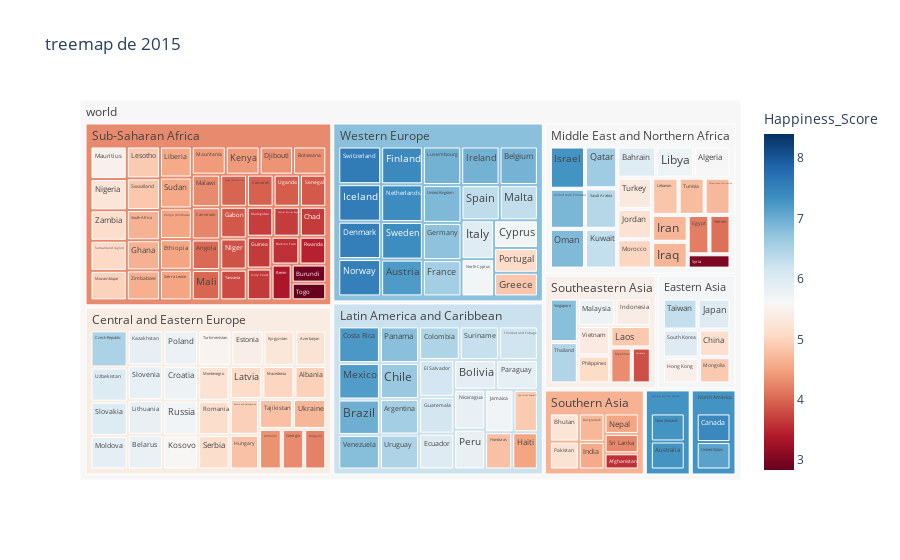
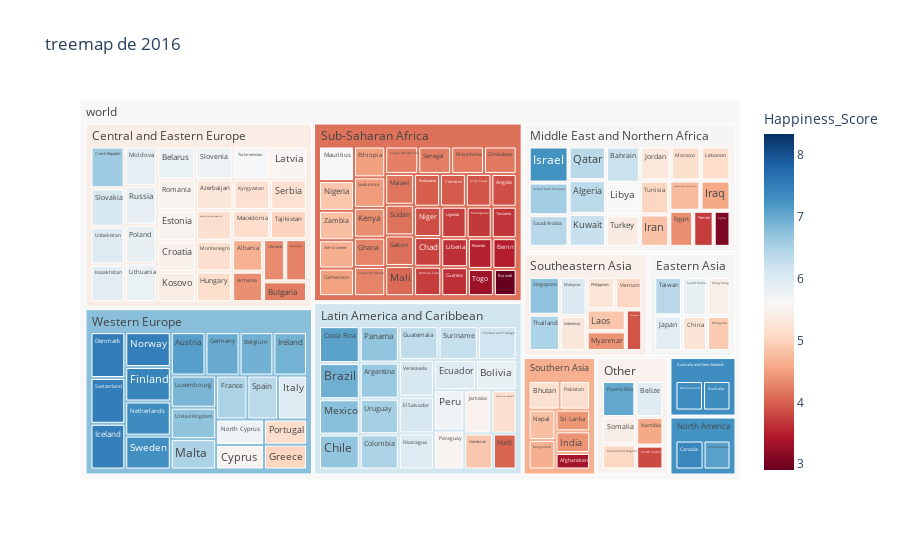
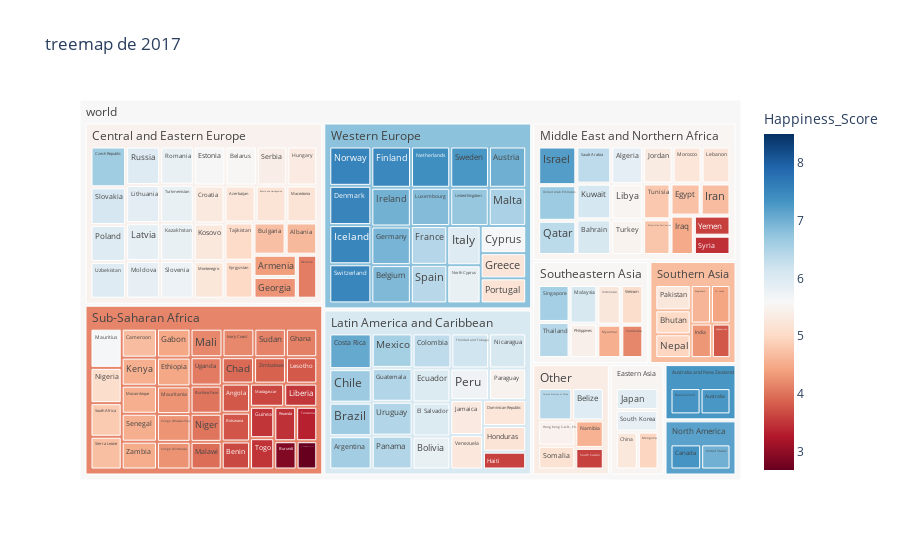
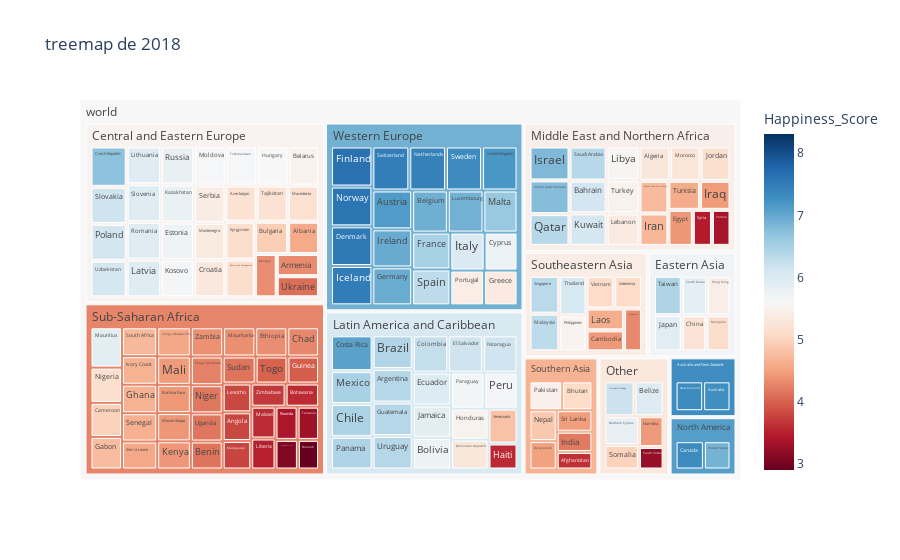

Here is the notebook cell these charts were saved with, in order:
### Markdown cell above
Tout comme les cartes, les Treemap permettent de visualiser le score de bonheur de chaque pays, regions, continent.

Les différents tableaux où sont stockés les données non pas la même liste de pays et certains non pas la région de renseigné, donc nous prenons la liste de 2015 car c'est celle qui contient le plus de pays et les régions sont bien renseignées.
Pour les pays qui ne correspondent pas, ils auront 'Other' comme région.

### Code cell
def treemap(annee,titre): # Recuperer les regions selon 2015
    liste_region=[]
    compter=df2015['Country'].value_counts() # Création d'une liste contenant le nombre d'itération de chaque pays donc 1
    for i in range(len(annee)):
        try:
            # si la valeur d'un pays est égal à 0 donc elle n'est pas dans df2015['Country'] se qui entraine une erreur
            # car les listes n'auront pas les même dimensions 
            if compter[annee.loc[i,'Country']] > 0: 
                for j in range(len(df2015)):
                    if annee.loc[i,'Country']==df2015.loc[j,'Country']:
                        liste_region.append(df2015.loc[j,'Region']) 
        except: 
            liste_region.append('Other')
    

    df= pandas.DataFrame(
        dict(Region=liste_region,Country=annee['Country'],Happiness_Rank=annee['Happiness Rank'],Happiness_Score=annee['Happiness Score']))
    df["world"] = "world" # in order to have a single root node
    fig = px.treemap(df,title=titre ,path=['world','Region', 'Country'], values='Happiness_Score',
                      color=df['Happiness_Score'], hover_data=['Happiness_Rank'],
                      color_continuous_scale='RdBu',
                      color_continuous_midpoint=np.average(df['Happiness_Score'], weights=df['Happiness_Score']))
    
    fig.show()
    
treemap(df2015,'treemap de 2015')
treemap(df2016,'treemap de 2016')
treemap(df2017,'treemap de 2017')
treemap(df2018,'treemap de 2018')
treemap(df2019,'treemap de 2019')

### Figure 1 — Plotly figure (JSON) as saved in the notebook; plotly's stock layout.template omitted (floating-point values rounded to 4 significant figures; data arrays with more than 128 entries replaced by an {"elided": "..."} marker saying what was removed)
{"data": [{"branchvalues": "total", "customdata": {"elided": "169x2 mixed values"}, "domain": {"x": [0, 1], "y": [0, 1]}, "hovertemplate": "labels=%{label}<br>Happiness_Score_sum=%{value}<br>parent=%{parent}<br>id=%{id}<br>Happiness_Rank=%{customdata[0]}<br>Happiness_Score=%{color}<extra></extra>", "ids": {"elided": "169 str values"}, "labels": {"elided": "169 str values"}, "marker": {"coloraxis": "coloraxis", "colors": {"elided": "169 float values"}}, "name": "", "parents": {"elided": "169 str values"}, "type": "treemap", "values": {"elided": "169 float values"}}], "layout": {"coloraxis": {"cmid": 5.618, "colorbar": {"title": {"text": "Happiness_Score"}}, "colorscale": [[0, "rgb(103,0,31)"], [0.1, "rgb(178,24,43)"], [0.2, "rgb(214,96,77)"], [0.3, "rgb(244,165,130)"], [0.4, "rgb(253,219,199)"], [0.5, "rgb(247,247,247)"], [0.6, "rgb(209,229,240)"], [0.7, "rgb(146,197,222)"], [0.8, "rgb(67,147,195)"], [0.9, "rgb(33,102,172)"], [1, "rgb(5,48,97)"]]}, "legend": {"tracegroupgap": 0}, "title": {"text": "treemap de 2015"}}}

### Figure 2 — Plotly figure (JSON) as saved in the notebook; plotly's stock layout.template omitted (floating-point values rounded to 4 significant figures; data arrays with more than 128 entries replaced by an {"elided": "..."} marker saying what was removed)
{"data": [{"branchvalues": "total", "customdata": {"elided": "169x2 mixed values"}, "domain": {"x": [0, 1], "y": [0, 1]}, "hovertemplate": "labels=%{label}<br>Happiness_Score_sum=%{value}<br>parent=%{parent}<br>id=%{id}<br>Happiness_Rank=%{customdata[0]}<br>Happiness_Score=%{color}<extra></extra>", "ids": {"elided": "169 str values"}, "labels": {"elided": "169 str values"}, "marker": {"coloraxis": "coloraxis", "colors": {"elided": "169 float values"}}, "name": "", "parents": {"elided": "169 str values"}, "type": "treemap", "values": {"elided": "169 float values"}}], "layout": {"coloraxis": {"cmid": 5.623, "colorbar": {"title": {"text": "Happiness_Score"}}, "colorscale": [[0, "rgb(103,0,31)"], [0.1, "rgb(178,24,43)"], [0.2, "rgb(214,96,77)"], [0.3, "rgb(244,165,130)"], [0.4, "rgb(253,219,199)"], [0.5, "rgb(247,247,247)"], [0.6, "rgb(209,229,240)"], [0.7, "rgb(146,197,222)"], [0.8, "rgb(67,147,195)"], [0.9, "rgb(33,102,172)"], [1, "rgb(5,48,97)"]]}, "legend": {"tracegroupgap": 0}, "title": {"text": "treemap de 2016"}}}

### Figure 3 — Plotly figure (JSON) as saved in the notebook; plotly's stock layout.template omitted (floating-point values rounded to 4 significant figures; data arrays with more than 128 entries replaced by an {"elided": "..."} marker saying what was removed)
{"data": [{"branchvalues": "total", "customdata": {"elided": "167x2 mixed values"}, "domain": {"x": [0, 1], "y": [0, 1]}, "hovertemplate": "labels=%{label}<br>Happiness_Score_sum=%{value}<br>parent=%{parent}<br>id=%{id}<br>Happiness_Rank=%{customdata[0]}<br>Happiness_Score=%{color}<extra></extra>", "ids": {"elided": "167 str values"}, "labels": {"elided": "167 str values"}, "marker": {"coloraxis": "coloraxis", "colors": {"elided": "167 float values"}}, "name": "", "parents": {"elided": "167 str values"}, "type": "treemap", "values": {"elided": "167 float values"}}], "layout": {"coloraxis": {"cmid": 5.591, "colorbar": {"title": {"text": "Happiness_Score"}}, "colorscale": [[0, "rgb(103,0,31)"], [0.1, "rgb(178,24,43)"], [0.2, "rgb(214,96,77)"], [0.3, "rgb(244,165,130)"], [0.4, "rgb(253,219,199)"], [0.5, "rgb(247,247,247)"], [0.6, "rgb(209,229,240)"], [0.7, "rgb(146,197,222)"], [0.8, "rgb(67,147,195)"], [0.9, "rgb(33,102,172)"], [1, "rgb(5,48,97)"]]}, "legend": {"tracegroupgap": 0}, "title": {"text": "treemap de 2017"}}}

### Figure 4 — Plotly figure (JSON) as saved in the notebook; plotly's stock layout.template omitted (floating-point values rounded to 4 significant figures; data arrays with more than 128 entries replaced by an {"elided": "..."} marker saying what was removed)
{"data": [{"branchvalues": "total", "customdata": {"elided": "168x2 mixed values"}, "domain": {"x": [0, 1], "y": [0, 1]}, "hovertemplate": "labels=%{label}<br>Happiness_Score_sum=%{value}<br>parent=%{parent}<br>id=%{id}<br>Happiness_Rank=%{customdata[0]}<br>Happiness_Score=%{color}<extra></extra>", "ids": {"elided": "168 str values"}, "labels": {"elided": "168 str values"}, "marker": {"coloraxis": "coloraxis", "colors": {"elided": "168 float values"}}, "name": "", "parents": {"elided": "168 str values"}, "type": "treemap", "values": {"elided": "168 float values"}}], "layout": {"coloraxis": {"cmid": 5.608, "colorbar": {"title": {"text": "Happiness_Score"}}, "colorscale": [[0, "rgb(103,0,31)"], [0.1, "rgb(178,24,43)"], [0.2, "rgb(214,96,77)"], [0.3, "rgb(244,165,130)"], [0.4, "rgb(253,219,199)"], [0.5, "rgb(247,247,247)"], [0.6, "rgb(209,229,240)"], [0.7, "rgb(146,197,222)"], [0.8, "rgb(67,147,195)"], [0.9, "rgb(33,102,172)"], [1, "rgb(5,48,97)"]]}, "legend": {"tracegroupgap": 0}, "title": {"text": "treemap de 2018"}}}
